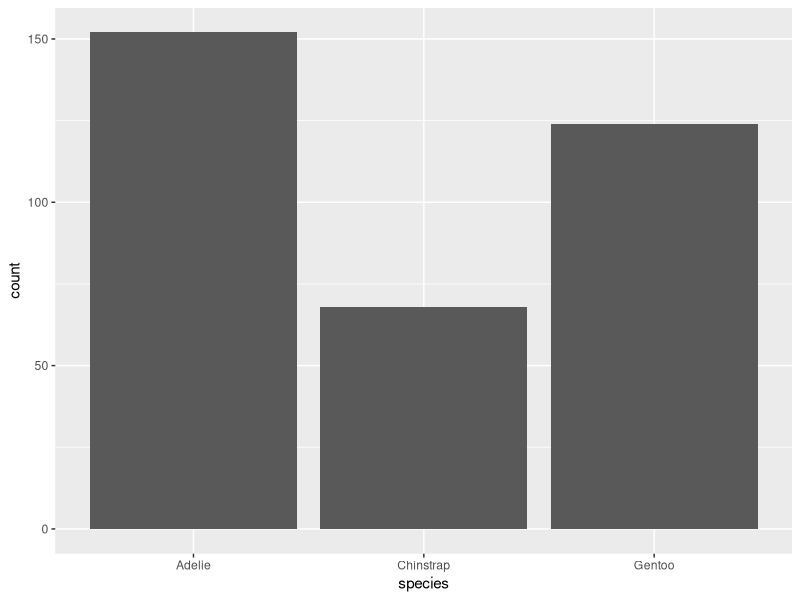
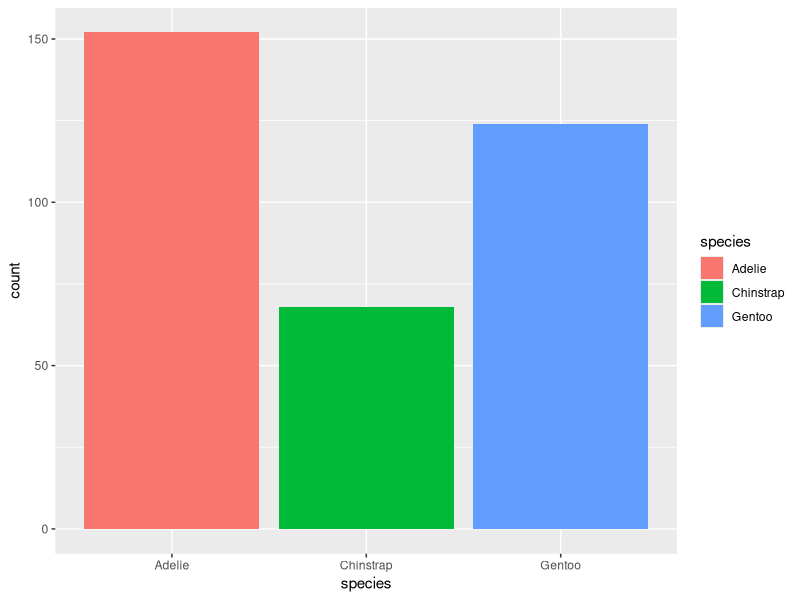
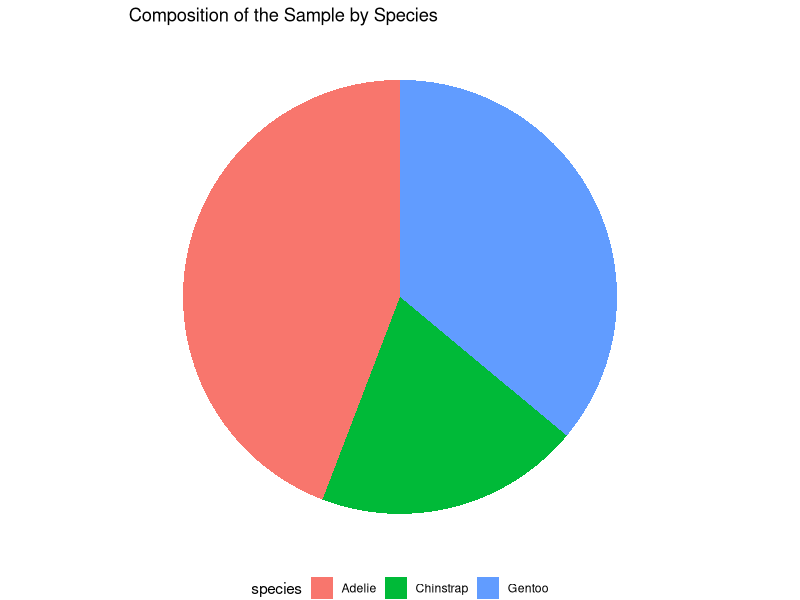
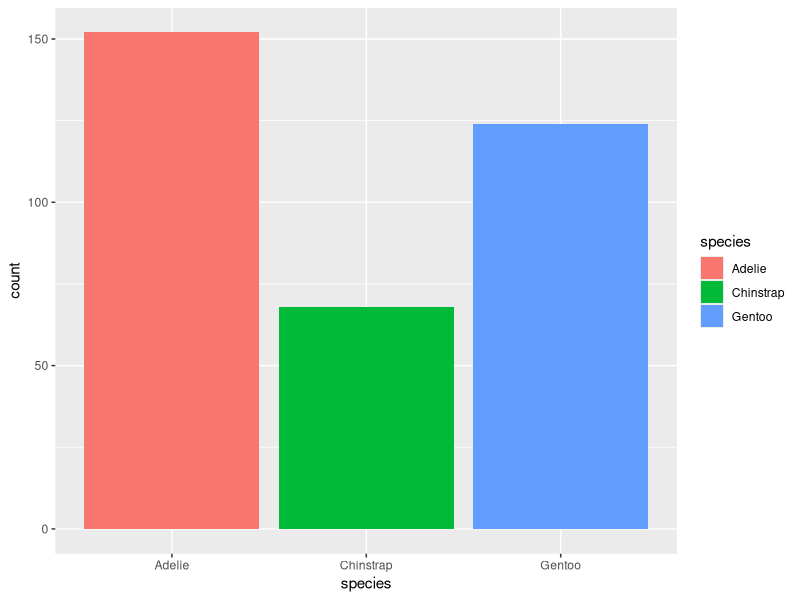
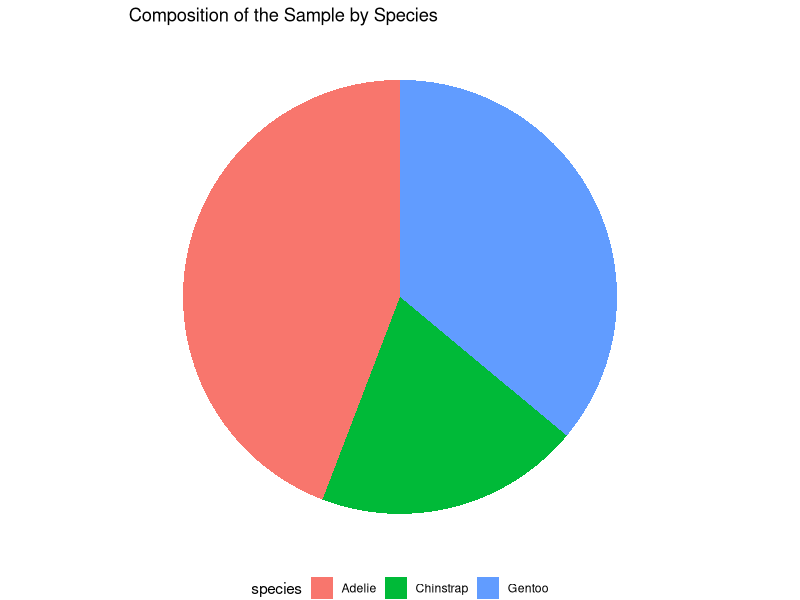
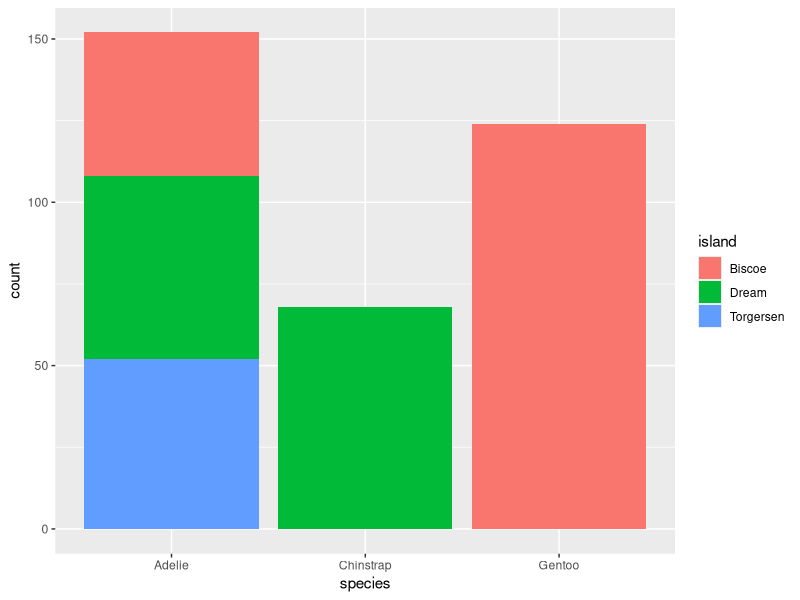
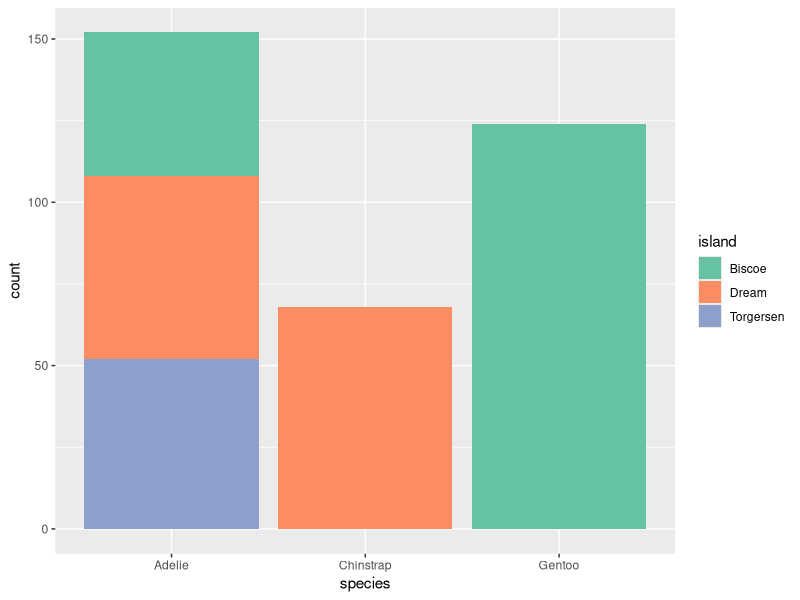
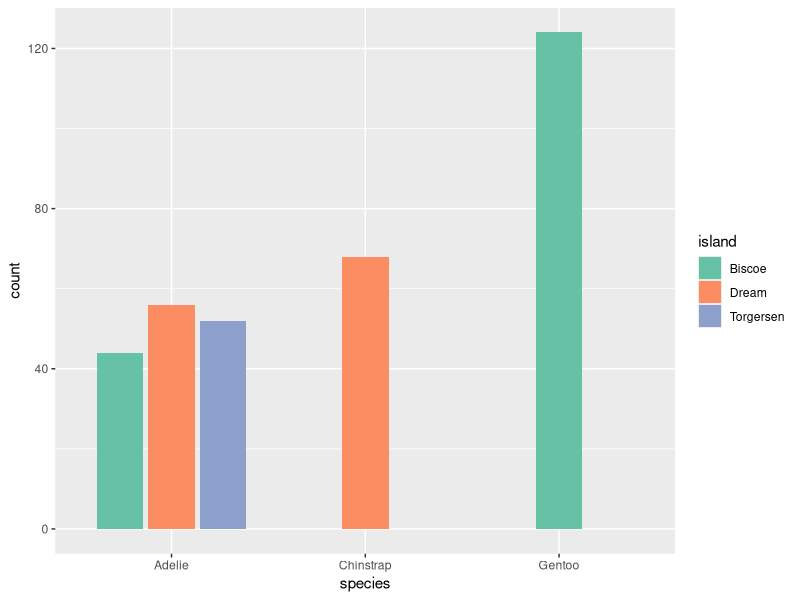

Recreate these plots in R, in order.
## ---- chunk 1
library(palmerpenguins)
data("penguins")
library(dplyr)
penguins <- penguins |>
  select(1, 2, 5, 6)
as.data.frame(penguins) |> knitr::kable()
## ---- chunk 2
as.data.frame(penguins) |> knitr::kable()

## ---- chunk 3
library(ggplot2)
ggplot(penguins, aes(x=species)) + geom_bar()
## ---- chunk 4
library(ggplot2)
p1 <- ggplot(penguins, aes(x=species, fill=species)) + geom_bar()
p1
## ---- chunk 5
#| warning: false
#| message: false
## Pie chart
library(magrittr)
library(tidyverse)
# Remove rows with missing species data
pf <- penguins %>%
  drop_na(species)

# Create the frequency table with counts and percentages
frequency_table <- pf %>%
  count(species) %>%
  mutate(percentage = n / sum(n) * 100)

# Plot pie chart
pie_chart <- ggplot(frequency_table, aes(x = "", y = n, fill = species)) +
  geom_bar(stat = "identity", width = 1) +
  coord_polar("y", start=0) +
  labs(title = "Composition of the Sample by Species") +
  theme_void() +
  theme(legend.position = "bottom")
pie_chart
## ---- chunk 6
p1
## ---- chunk 7
pie_chart
## ---- chunk 8
library(ggplot2)
ggplot(penguins, aes(x=species, fill=island)) + geom_bar() 
## ---- chunk 9
library(ggplot2)
ggplot(penguins, aes(x=species, fill=island)) + geom_bar()  + scale_fill_brewer(palette="Set2")
## ---- chunk 10
library(ggplot2)
ggplot(penguins, aes(x = species, fill = island)) + 
  geom_bar(position = position_dodge2(preserve = "single", width = 0.9), width = 0.8) + 
  scale_fill_brewer(palette = "Set2")

## ---- chunk 11
ggplot(penguins, aes(x = body_mass_g)) + geom_histogram(col="white")

## ---- chunk 12
ggplot(penguins, aes(x = flipper_length_mm)) + geom_histogram(col="white")

## ---- chunk 13
ggplot(penguins, aes(x = flipper_length_mm, y=body_mass_g)) + geom_point()
## ---- chunk 14
# Load required libraries
library(ggplot2)
library(dplyr)

# Function to generate data with a specified correlation
generate_data <- function(r, n = 100) {
  set.seed(0)
  x <- runif(n)
  if (r == 1) {
    y <- x
  } else if (r == -1) {
    y <- -x
  } else if (r == 0) {
    y <- runif(n)
  } else {
    y <- r * x + sqrt(1 - r^2) * runif(n)
  }
  data.frame(x = x, y = y, r = as.factor(r))
}

# List of correlation coefficients to plot
correlation_coefficients <- c(1, -1, 0, 0.8, -0.8, 0.5, -0.5, 0.2, -0.2)

# Generate data for each correlation coefficient
data <- bind_rows(lapply(correlation_coefficients, generate_data))

# Plot using ggplot2
plot <- ggplot(data, aes(x = x, y = y)) +
  geom_point() +
  facet_wrap(~ r, scales = 'free') +
  labs(title = 'Scatter plots with different Pearson correlation coefficients',
       x = 'X', y = 'Y') +
  theme(aspect.ratio = 1)

# Display the plot
print(plot)

## ---- chunk 15
correlation_data <- data.frame(
  r_value = c("r = 1", "1 > r ≥ 0.8", "0.8 > r ≥ 0.4", "0.4 > r > 0", "r = 0", 
              "0 > r ≥ -0.4", "-0.4 > r ≥ -0.8", "-0.8 > r > -1", "r = -1"),
  interpretation = c("Perfect positive linear correlation", 
                     "Strong positive linear correlation", 
                     "Moderate positive linear correlation", 
                     "Weak positive linear correlation", 
                     "No correlation", 
                     "Weak negative linear correlation", 
                     "Moderate negative linear correlation", 
                     "Strong negative linear correlation", 
                     "Perfect negative linear correlation")
)

correlation_data |> knitr::kable()
## ---- chunk 16
ggplot(penguins, aes(x = flipper_length_mm, fill=species)) + geom_histogram(col="white") + facet_wrap(vars(species), ncol=1)
## ---- chunk 17
ggplot(penguins, aes(x = body_mass_g, fill=species)) + geom_histogram(col="white") + facet_wrap(vars(species), ncol=1)
## ---- chunk 18
ggplot(penguins, aes(x = flipper_length_mm, y=body_mass_g, col=species)) + geom_point()
## ---- chunk 19
ggplot(data=penguins)
## ---- chunk 20
ggplot(data=penguins, aes(x=flipper_length_mm, y=body_mass_g))
## ---- chunk 21
ggplot(data=penguins, aes(x=flipper_length_mm, y=body_mass_g)) + geom_point()
## ---- chunk 22
ggplot(data=penguins, aes(x=flipper_length_mm, y=body_mass_g)) + geom_smooth(se=FALSE)
## ---- chunk 23
ggplot(data=penguins, aes(x=flipper_length_mm, y=body_mass_g)) + geom_smooth(se=FALSE) + geom_point()
## ---- chunk 24
ggplot(data=penguins, aes(x=flipper_length_mm, y=body_mass_g)) + geom_smooth(method="lm", se=FALSE)
## ---- chunk 25
ggplot(data=penguins, aes(x=flipper_length_mm, y=body_mass_g)) + geom_smooth(method="lm", se=FALSE) + geom_point()
## ---- chunk 26
ggplot(data=penguins, aes(x=flipper_length_mm, y=body_mass_g, col=species)) + geom_smooth(method="lm", se=FALSE) + geom_point()
